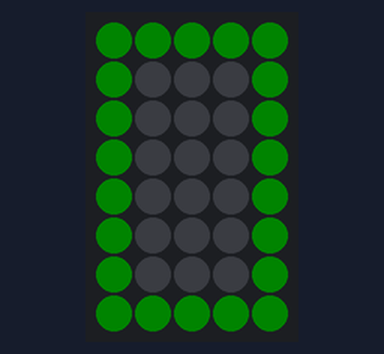
Bench run of a sketch on a simulated Arduino Uno, built with avr-gcc and run on an emulated ATmega328P. Parts: 5×8 RGB LED matrix (first LED top left, wired row by row). Dim RGB values are drawn brighter than linear.

Above: at 0.08 s.
At 0.53 s:
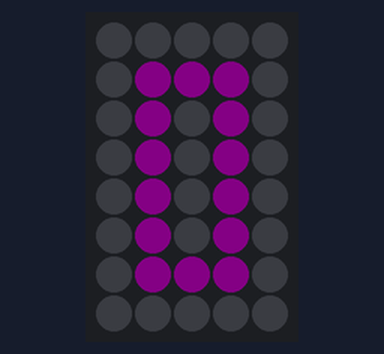

Measured:
- by itself, everything shown: repeats every 0.55 s, in 6 steps

The sketch:

Matrixbla.ino
```cpp
// Matrixbla.ino
#include <Adafruit_GFX.h>
#include <Adafruit_NeoMatrix.h>
#include <Adafruit_NeoPixel.h>

#define BLACK matrix.Color(0,0,0)

#define RATE 25
#define PWM 255
#define WAITTIME(factor) (((60000/RATE)*factor)/PWM)

int i =0;
int indx = 0;
#define PIN 6

Adafruit_NeoMatrix matrix = Adafruit_NeoMatrix(5, 8, PIN,
NEO_MATRIX_TOP     + NEO_MATRIX_RIGHT +
//NEO_MATRIX_BOTTOM     + NEO_MATRIX_LEFT +
NEO_MATRIX_COLUMNS + NEO_MATRIX_PROGRESSIVE,
NEO_GRB            + NEO_KHZ800);

// Adafruit_NeoMatrix matrix = Adafruit_NeoMatrix(8, 5, PIN,
// 	//NEO_MATRIX_TOP     +
// 	NEO_MATRIX_LEFT +
// 	NEO_MATRIX_BOTTOM     +
// 	//NEO_MATRIX_LEFT +
// 	NEO_MATRIX_ROWS + NEO_MATRIX_PROGRESSIVE,
// 	NEO_GRB            + NEO_KHZ800);

const uint16_t vgaColors[] = {
  // acording to:
  // http://commons.wikimedia.org/wiki/File:VGA_palette_with_black_borders.svg
  // 16 Standard Farben:  0 - 15
  // 16 Graustufen:	   16 - 31
  // 24 Farben:		   32 - 55

  matrix.Color(  0,  0,  0),  // colorNo: 001 index: 000
  matrix.Color( 25, 25,167),  // colorNo: 002 index: 001
  matrix.Color(  0,170,  0),  // colorNo: 003 index: 002
  matrix.Color(  0,170,170),  // colorNo: 004 index: 003
  matrix.Color(170,  0,  0),  // colorNo: 005 index: 004
  matrix.Color(170,  0,170),  // colorNo: 006 index: 005
  matrix.Color(170, 85,  0),  // colorNo: 007 index: 006
  matrix.Color(170,170,170),  // colorNo: 008 index: 007
  matrix.Color( 85, 85, 85),  // colorNo: 009 index: 008
  matrix.Color( 85, 85,255),  // colorNo: 010 index: 009
  matrix.Color( 85,255, 85),  // colorNo: 011 index: 010
  matrix.Color( 85,255,255),  // colorNo: 012 index: 011
  matrix.Color(255, 85, 85),  // colorNo: 013 index: 012
  matrix.Color(255, 85,255),  // colorNo: 014 index: 013
  matrix.Color(255,255, 85),  // colorNo: 015 index: 014
  matrix.Color(255,255,255),  // colorNo: 016 index: 015

  matrix.Color(  0,  0,  0),  // colorNo: 017 index: 016
  matrix.Color( 16, 16, 16),  // colorNo: 018 index: 017
  matrix.Color( 32, 32, 32),  // colorNo: 019 index: 018
  matrix.Color( 53, 53, 53),  // colorNo: 020 index: 019
  matrix.Color( 69, 69, 69),  // colorNo: 021 index: 020
  matrix.Color( 85, 85, 85),  // colorNo: 022 index: 021
  matrix.Color(101,101,101),  // colorNo: 023 index: 022
  matrix.Color(117,117,117),  // colorNo: 024 index: 023
  matrix.Color(138,138,138),  // colorNo: 025 index: 024
  matrix.Color(154,154,154),  // colorNo: 026 index: 025
  matrix.Color(170,170,170),  // colorNo: 027 index: 026
  matrix.Color(186,186,186),  // colorNo: 028 index: 027
  matrix.Color(202,202,202),  // colorNo: 029 index: 028
  matrix.Color(223,223,223),  // colorNo: 030 index: 029
  matrix.Color(239,239,239),  // colorNo: 031 index: 030
  matrix.Color(255,255,255),  // colorNo: 032 index: 031

  matrix.Color(  0,  0,255),  // colorNo: 033 index: 032
  matrix.Color( 65,  0,255),  // colorNo: 034 index: 033
  matrix.Color(130,  0,255),  // colorNo: 035 index: 034
  matrix.Color(190,  0,255),  // colorNo: 036 index: 035
  matrix.Color(255,  0,255),  // colorNo: 037 index: 036
  matrix.Color(255,  0,190),  // colorNo: 038 index: 037
  matrix.Color(255,  0,130),  // colorNo: 039 index: 038
  matrix.Color(255,  0, 65),  // colorNo: 040 index: 039
  matrix.Color(255,  0,  0),  // colorNo: 041 index: 040
  matrix.Color(255, 65,  0),  // colorNo: 042 index: 041
  matrix.Color(255,130,  0),  // colorNo: 043 index: 042
  matrix.Color(255,190,  0),  // colorNo: 044 index: 043
  matrix.Color(255,255,  0),  // colorNo: 045 index: 044
  matrix.Color(190,255,  0),  // colorNo: 046 index: 045
  matrix.Color(130,255,  0),  // colorNo: 047 index: 046
  matrix.Color( 65,255,  0),  // colorNo: 048 index: 047

  matrix.Color(  0,255,  0),  // colorNo: 049 index: 048
  matrix.Color(  0,255, 65),  // colorNo: 050 index: 049
  matrix.Color(  0,255,130),  // colorNo: 051 index: 050
  matrix.Color(  0,255,190),  // colorNo: 052 index: 051
  matrix.Color(  0,255,255),  // colorNo: 053 index: 052
  matrix.Color(  0,190,255),  // colorNo: 054 index: 053
  matrix.Color(  0,130,255),  // colorNo: 055 index: 054
  matrix.Color(  0, 65,255),  // colorNo: 056 index: 055
  matrix.Color(130,130,255),  // colorNo: 057 index: 056
  matrix.Color(158,130,255),  // colorNo: 058 index: 057
  matrix.Color(190,130,255),  // colorNo: 059 index: 058
  matrix.Color(223,130,255),  // colorNo: 060 index: 059
  matrix.Color(255,130,255),  // colorNo: 061 index: 060
  matrix.Color(255,130,223),  // colorNo: 062 index: 061
  matrix.Color(255,130,190),  // colorNo: 063 index: 062
  matrix.Color(255,130,158),  // colorNo: 064 index: 063

  matrix.Color(255,130,130),  // colorNo: 065 index: 064
  matrix.Color(255,158,130),  // colorNo: 066 index: 065
  matrix.Color(255,190,130),  // colorNo: 067 index: 066
  matrix.Color(255,223,130),  // colorNo: 068 index: 067
  matrix.Color(255,255,130),  // colorNo: 069 index: 068
  matrix.Color(223,255,130),  // colorNo: 070 index: 069
  matrix.Color(190,255,130),  // colorNo: 071 index: 070
  matrix.Color(158,255,130),  // colorNo: 072 index: 071
  matrix.Color(130,255,130),  // colorNo: 073 index: 072
  matrix.Color(130,255,158),  // colorNo: 074 index: 073
  matrix.Color(130,255,190),  // colorNo: 075 index: 074
  matrix.Color(130,255,223),  // colorNo: 076 index: 075
  matrix.Color(130,255,255),  // colorNo: 077 index: 076
  matrix.Color(130,223,255),  // colorNo: 078 index: 077
  matrix.Color(130,190,255),  // colorNo: 079 index: 078
  matrix.Color(130,158,255),  // colorNo: 080 index: 079

  matrix.Color(186,186,255),  // colorNo: 081 index: 080
  matrix.Color(202,186,255),  // colorNo: 082 index: 081
  matrix.Color(223,186,255),  // colorNo: 083 index: 082
  matrix.Color(239,186,255),  // colorNo: 084 index: 083
  matrix.Color(255,186,255),  // colorNo: 085 index: 084
  matrix.Color(255,186,239),  // colorNo: 086 index: 085
  matrix.Color(255,186,223),  // colorNo: 087 index: 086
  matrix.Color(255,186,202),  // colorNo: 088 index: 087
  matrix.Color(255,186,186),  // colorNo: 089 index: 088
  matrix.Color(255,202,186),  // colorNo: 090 index: 089
  matrix.Color(255,223,186),  // colorNo: 091 index: 090
  matrix.Color(255,239,186),  // colorNo: 092 index: 091
  matrix.Color(255,255,186),  // colorNo: 093 index: 092
  matrix.Color(239,255,186),  // colorNo: 094 index: 093
  matrix.Color(223,255,186),  // colorNo: 095 index: 094
  matrix.Color(202,255,186),  // colorNo: 096 index: 095

  matrix.Color(186,255,186),  // colorNo: 097 index: 096
  matrix.Color(186,255,202),  // colorNo: 098 index: 097
  matrix.Color(186,255,223),  // colorNo: 099 index: 098
  matrix.Color(186,255,239),  // colorNo: 100 index: 099
  matrix.Color(186,255,255),  // colorNo: 101 index: 100
  matrix.Color(186,239,255),  // colorNo: 102 index: 101
  matrix.Color(186,223,255),  // colorNo: 103 index: 102
  matrix.Color(186,202,255),  // colorNo: 104 index: 103
  matrix.Color(  0,  0,113),  // colorNo: 105 index: 104
  matrix.Color( 28,  0,113),  // colorNo: 106 index: 105
  matrix.Color( 57,  0,113),  // colorNo: 107 index: 106
  matrix.Color( 85,  0,113),  // colorNo: 108 index: 107
  matrix.Color(113,  0,113),  // colorNo: 109 index: 108
  matrix.Color(113,  0, 85),  // colorNo: 110 index: 109
  matrix.Color(113,  0, 57),  // colorNo: 111 index: 110
  matrix.Color(113,  0, 28),  // colorNo: 112 index: 111

  matrix.Color(113,  0,  0),  // colorNo: 113 index: 112
  matrix.Color(113, 28,  0),  // colorNo: 114 index: 113
  matrix.Color(113, 57,  0),  // colorNo: 115 index: 114
  matrix.Color(113, 85,  0),  // colorNo: 116 index: 115
  matrix.Color(113,113,  0),  // colorNo: 117 index: 116
  matrix.Color( 85,113,  0),  // colorNo: 118 index: 117
  matrix.Color( 57,113,  0),  // colorNo: 119 index: 118
  matrix.Color( 28,113,  0),  // colorNo: 120 index: 119
  matrix.Color(  0,113,  0),  // colorNo: 121 index: 120
  matrix.Color(  0,113, 28),  // colorNo: 122 index: 121
  matrix.Color(  0,113, 57),  // colorNo: 123 index: 122
  matrix.Color(  0,113, 85),  // colorNo: 124 index: 123
  matrix.Color(  0,113,113),  // colorNo: 125 index: 124
  matrix.Color(  0, 85,113),  // colorNo: 126 index: 125
  matrix.Color(  0, 57,113),  // colorNo: 127 index: 126
  matrix.Color(  0, 28,113),  // colorNo: 128 index: 127

  matrix.Color( 57, 57,113),  // colorNo: 129 index: 128
  matrix.Color( 69, 57,113),  // colorNo: 130 index: 129
  matrix.Color( 85, 57,113),  // colorNo: 131 index: 130
  matrix.Color( 97, 57,113),  // colorNo: 132 index: 131
  matrix.Color(113, 57,113),  // colorNo: 133 index: 132
  matrix.Color(113, 57, 97),  // colorNo: 134 index: 133
  matrix.Color(113, 57, 85),  // colorNo: 135 index: 134
  matrix.Color(113, 57, 69),  // colorNo: 136 index: 135
  matrix.Color(113, 57, 57),  // colorNo: 137 index: 136
  matrix.Color(113, 69, 57),  // colorNo: 138 index: 137
  matrix.Color(113, 85, 57),  // colorNo: 139 index: 138
  matrix.Color(113, 97, 57),  // colorNo: 140 index: 139
  matrix.Color(113,113, 57),  // colorNo: 141 index: 140
  matrix.Color( 97,113, 57),  // colorNo: 142 index: 141
  matrix.Color( 85,113, 57),  // colorNo: 143 index: 142
  matrix.Color( 69,113, 57),  // colorNo: 144 index: 143

  matrix.Color( 57,113, 57),  // colorNo: 145 index: 144
  matrix.Color( 57,113, 69),  // colorNo: 146 index: 145
  matrix.Color( 57,113, 85),  // colorNo: 147 index: 146
  matrix.Color( 57,113, 97),  // colorNo: 148 index: 147
  matrix.Color( 57,113,113),  // colorNo: 149 index: 148
  matrix.Color( 57, 97,113),  // colorNo: 150 index: 149
  matrix.Color( 57, 85,113),  // colorNo: 151 index: 150
  matrix.Color( 57, 69,113),  // colorNo: 152 index: 151
  matrix.Color( 81, 81,113),  // colorNo: 153 index: 152
  matrix.Color( 89, 81,113),  // colorNo: 154 index: 153
  matrix.Color( 97, 81,113),  // colorNo: 155 index: 154
  matrix.Color(105, 81,113),  // colorNo: 156 index: 155
  matrix.Color(113, 81,113),  // colorNo: 157 index: 156
  matrix.Color(113, 81,105),  // colorNo: 158 index: 157
  matrix.Color(113, 81, 97),  // colorNo: 159 index: 158
  matrix.Color(113, 81, 89),  // colorNo: 160 index: 159

    matrix.Color(113, 81, 81),  // colorNo: 161 index: 160
  matrix.Color(113, 89, 81),  // colorNo: 162 index: 161
  matrix.Color(113, 97, 81),  // colorNo: 163 index: 162
  matrix.Color(113,105, 81),  // colorNo: 164 index: 163
  matrix.Color(113,113, 81),  // colorNo: 165 index: 164
  matrix.Color(105,113, 81),  // colorNo: 166 index: 165
  matrix.Color( 97,113, 81),  // colorNo: 167 index: 166
  matrix.Color( 89,113, 81),  // colorNo: 168 index: 167
  matrix.Color( 81,113, 81),  // colorNo: 169 index: 168
  matrix.Color( 81,113, 89),  // colorNo: 170 index: 169
  matrix.Color( 81,113, 97),  // colorNo: 171 index: 170
  matrix.Color( 81,113,105),  // colorNo: 172 index: 171
  matrix.Color( 81,113,113),  // colorNo: 173 index: 172
  matrix.Color( 81,105,113),  // colorNo: 174 index: 173
  matrix.Color( 81, 97,113),  // colorNo: 175 index: 174
  matrix.Color( 81, 89,113),  // colorNo: 176 index: 175

  matrix.Color(  0,  0, 65),  // colorNo: 177 index: 176
  matrix.Color( 16,  0, 65),  // colorNo: 178 index: 177
  matrix.Color( 32,  0, 65),  // colorNo: 179 index: 178
  matrix.Color( 49,  0, 65),  // colorNo: 180 index: 179
  matrix.Color( 65,  0, 65),  // colorNo: 181 index: 180
  matrix.Color( 65,  0, 49),  // colorNo: 182 index: 181
  matrix.Color( 65,  0, 32),  // colorNo: 183 index: 182
  matrix.Color( 65,  0, 16),  // colorNo: 184 index: 183
  matrix.Color( 65,  0,  0),  // colorNo: 185 index: 184
  matrix.Color( 65, 16,  0),  // colorNo: 186 index: 185
  matrix.Color( 65, 32,  0),  // colorNo: 187 index: 186
  matrix.Color( 65, 49,  0),  // colorNo: 188 index: 187
  matrix.Color( 65, 65,  0),  // colorNo: 189 index: 188
  matrix.Color( 49, 65,  0),  // colorNo: 190 index: 189
  matrix.Color( 32, 65,  0),  // colorNo: 191 index: 190
  matrix.Color( 16, 65,  0),  // colorNo: 192 index: 191

  matrix.Color(  0, 65,  0),  // colorNo: 193 index: 192
  matrix.Color(  0, 65, 16),  // colorNo: 194 index: 193
  matrix.Color(  0, 65, 32),  // colorNo: 195 index: 194
  matrix.Color(  0, 65, 49),  // colorNo: 196 index: 195
  matrix.Color(  0, 65, 65),  // colorNo: 197 index: 196
  matrix.Color(  0, 49, 65),  // colorNo: 198 index: 197
  matrix.Color(  0, 32, 65),  // colorNo: 199 index: 198
  matrix.Color(  0, 16, 65),  // colorNo: 200 index: 199
  matrix.Color( 32, 32, 65),  // colorNo: 201 index: 200
  matrix.Color( 40, 32, 65),  // colorNo: 202 index: 201
  matrix.Color( 49, 32, 65),  // colorNo: 203 index: 202
  matrix.Color( 57, 32, 65),  // colorNo: 204 index: 203
  matrix.Color( 65, 32, 65),  // colorNo: 205 index: 204
  matrix.Color( 65, 32, 57),  // colorNo: 206 index: 205
  matrix.Color( 65, 32, 49),  // colorNo: 207 index: 206
  matrix.Color( 65, 32, 40),  // colorNo: 208 index: 207

  matrix.Color( 65, 32, 32),  // colorNo: 209 index: 208
  matrix.Color( 65, 40, 32),  // colorNo: 210 index: 209
  matrix.Color( 65, 49, 32),  // colorNo: 211 index: 210
  matrix.Color( 65, 57, 32),  // colorNo: 212 index: 211
  matrix.Color( 65, 65, 32),  // colorNo: 213 index: 212
  matrix.Color( 57, 65, 32),  // colorNo: 214 index: 213
  matrix.Color( 49, 65, 32),  // colorNo: 215 index: 214
  matrix.Color( 40, 65, 32),  // colorNo: 216 index: 215
  matrix.Color( 32, 65, 32),  // colorNo: 217 index: 216
  matrix.Color( 32, 65, 40),  // colorNo: 218 index: 217
  matrix.Color( 32, 65, 49),  // colorNo: 219 index: 218
  matrix.Color( 32, 65, 57),  // colorNo: 220 index: 219
  matrix.Color( 32, 65, 65),  // colorNo: 221 index: 220
  matrix.Color( 32, 57, 65),  // colorNo: 222 index: 221
  matrix.Color( 32, 49, 65),  // colorNo: 223 index: 222
  matrix.Color( 32, 40, 65),  // colorNo: 224 index: 223

  matrix.Color( 45, 45, 65),  // colorNo: 225 index: 224
  matrix.Color( 49, 45, 65),  // colorNo: 226 index: 225
  matrix.Color( 53, 45, 65),  // colorNo: 227 index: 226
  matrix.Color( 61, 45, 65),  // colorNo: 228 index: 227
  matrix.Color( 65, 45, 65),  // colorNo: 229 index: 228
  matrix.Color( 65, 45, 61),  // colorNo: 230 index: 229
  matrix.Color( 65, 45, 53),  // colorNo: 231 index: 230
  matrix.Color( 65, 45, 49),  // colorNo: 232 index: 231
  matrix.Color( 65, 45, 45),  // colorNo: 233 index: 232
  matrix.Color( 65, 49, 45),  // colorNo: 234 index: 233
  matrix.Color( 65, 53, 45),  // colorNo: 235 index: 234
  matrix.Color( 65, 61, 45),  // colorNo: 236 index: 235
  matrix.Color( 65, 65, 45),  // colorNo: 237 index: 236
  matrix.Color( 61, 65, 45),  // colorNo: 238 index: 237
  matrix.Color( 53, 65, 45),  // colorNo: 239 index: 238
  matrix.Color( 49, 65, 45),  // colorNo: 240 index: 239

  matrix.Color( 45, 65, 45),  // colorNo: 241 index: 240
  matrix.Color( 45, 65, 49),  // colorNo: 242 index: 241
  matrix.Color( 45, 65, 53),  // colorNo: 243 index: 242
  matrix.Color( 45, 65, 61),  // colorNo: 244 index: 243
  matrix.Color( 45, 65, 65),  // colorNo: 245 index: 244
  matrix.Color( 45, 61, 65),  // colorNo: 246 index: 245
  matrix.Color( 45, 53, 65),  // colorNo: 247 index: 246
  matrix.Color( 45, 49, 65)   // colorNo: 248 index: 247
  };

const uint16_t colors[] = {
  matrix.Color(255,0, 0),
  matrix.Color(255, 128, 0),
  matrix.Color(128, 255, 0),

  matrix.Color(0, 255 ,0),
  matrix.Color(0,255,128),
  matrix.Color(0,128,255),

  matrix.Color(0, 0 ,255),
  matrix.Color(128,0,255),
  matrix.Color(255,128,0),

  matrix.Color(255,0,255),
  matrix.Color(0,255,255),
  matrix.Color(255,255,0),

  matrix.Color(255,255,255),

  matrix.Color(0,0,0),
};


int x    = matrix.width();
int pass = 0;
uint32_t frame;
uint8_t delayt = 50;
String readString;

void setup() {
  Serial.begin(9600);
  matrix.begin();
  matrix.setTextWrap(false);
  matrix.setBrightness(20);
  matrix.fillScreen(BLACK);
}

// void showPict(char picture[8][5]){
// 	for(int y=0; y<8; y++){
// 	    for(int x=0; x<5; x++){
// 	        matrix.drawPixel(x,y,colors[picture[y][x]]);
// 	    }
// 	}
// 	matrix.show();
// }

// void showAnim(char pictures[][8][5],int delayt){
// 	for(int i=0; i<pictures.lenght(); i++){
// 	    showPict(pictures[i]);
// 	    delay(delayt);
// 	}
// }

void loop() {

// for(int c=32; c<54; c++){
// 	for(int i=0; i<8; i++){
// 		matrix.fillCircle(2,0,i,vgaColors[c]);
// 		matrix.show();
// 		delay(50);
// 	}
// }

 // --Herz
// for(i = 0; i < PWM; i++) {
//        matrix.setTextColor(vgaColors[40]);
// 	matrix.setBrightness(i);
// 	matrix.setCursor(0,0);
// 	matrix.print(char(259));
// 	matrix.show();
// 	delay(WAITTIME(.01));
// }
// for (i = PWM; i > 0; i--){
// 	matrix.setBrightness(i);
// 	matrix.setCursor(0,0);
// 	matrix.print(char(259));
// 	matrix.show();
// 	delay(WAITTIME(.2));
// }
// for(i = 0; i < PWM; i++) {
// 	matrix.setBrightness(i);
// 	matrix.setCursor(0,0);
// 	matrix.print(char(259));
// 	matrix.show();
// 	delay(WAITTIME(.1));
// }
// for (i = PWM; i > 0; i--){
// 	matrix.setBrightness(i);
// 	matrix.setCursor(0,0);
// 	matrix.print(char(259));
// 	matrix.show();
// 	delay(WAITTIME(.6));
//}

// ----- BITMAP ----
 char picture1[8][5] = {
  {10,10,10,10,10},
  {10, 0,10, 0,10},
  { 0, 0, 0, 0, 0},
  {10, 0, 0, 0,10},
  {10,10, 0,10,10},
  {10,10, 3,10,10},
  { 3,10, 3,10, 3},
  { 3, 3, 3, 3, 3},
 };

 char picture2[8][5] = {
  {10,10,10,10,10},
  {10,10,10,10,10},
  {10, 0,10, 0,10},
  { 0, 0, 0, 0, 0},
  {10, 0, 0, 0,10},
  {10,10, 0,10,10},
  { 3,10, 3,10, 3},
  { 3, 3, 3, 3, 3},
 };

char picture3[8][5] = {
  {10, 0,10, 0,10},
  { 0, 0, 0, 0, 0},
  {10, 0, 0, 0,10},
  {10,10,10,10,10},
  {10,10,10,10,10},
  {10,10, 0,10,10},
  { 3,10, 3,10, 3},
  { 3, 3, 3, 3, 3},
};
 // for(int y=0; y<8; y++){
 //     for(int x=0; x<5; x++){
 //         matrix.drawPixel(x,y,vgaColors[picture1[y][x]]);
 //     }
 // }
 // matrix.show();
 // delay(100);

 // for(int y=0; y<8; y++){
 // 		for(int x=0; x<5; x++){
 //         matrix.drawPixel(x,y,vgaColors[picture2[y][x]]);
 //     }
 // }
 // matrix.show();
 // delay(100);
 // for(int y=0; y<8; y++){
 //    for(int x=0; x<5; x++){
 //         matrix.drawPixel(x,y,vgaColors[picture3[y][x]]);
 //     }
 // }
 // matrix.show();
 // delay(100);


// -Binärpilot

// matrix.fillScreen(BLACK);
// matrix.drawPixel(frame%matrix.width(),0,vgaColors[1]);
// matrix.drawPixel(frame/2%matrix.width(),1,vgaColors[2]);
// matrix.drawPixel(frame/4%matrix.width(),2,vgaColors[3]);
// matrix.drawPixel(frame/8%matrix.width(),3,vgaColors[4]);
// matrix.drawPixel(frame/16%matrix.width(),4,vgaColors[5]);
// matrix.drawPixel(frame/32%matrix.width(),5,vgaColors[6]);
// matrix.drawPixel(frame/64%matrix.width(),6,vgaColors[7]);
// matrix.drawPixel(frame/128%matrix.width(),7,vgaColors[8]);

// matrix.show();
// frame++;
// delay(delayt);


//  ---"VIERECKE"
for(int i=0; i<3; i++){
	matrix.fillScreen(BLACK);
	matrix.drawRect(i,i,5-i*2,8-i*2,vgaColors[2]);
	matrix.show();
	delay(70);
}
for(int i=3; i>0; i--){
	matrix.fillScreen(BLACK);
	matrix.drawRect(i,i,5-i*2,8-i*2,vgaColors[5]);
	matrix.show();
	delay(70);
}

// --- "KITT"
//for(int i=0; i<9; i++){
//matrix.fillScreen(matrix.Color(0,0,0));
//	matrix.drawLine(0,i  ,5,i  ,vgaColors[i]);
//	matrix.drawLine(0,i-1,5,i-1,vgaColors[i]);
//	delay(70);
//	matrix.show();
//	}

// --- "WINDRAD"
//for(int i=0; i<9; i++){
//	matrix.fillScreen(matrix.Color(0,0,0));
//	matrix.drawLine(0,9-i,5,i,vgaColors[i]);
//	delay(70);
//	matrix.show();
//}

// -- "BUCHSTABEN"
// for(int j=0; j<255; j++){
// 	matrix.setTextColor(vgaColors[(j%24)+33]);
// 	matrix.fillScreen(matrix.Color(0,0,0));
// 	matrix.setCursor(0,0);
// 	matrix.print(char(j));
// 	Serial.println(j);
// 	matrix.show();
// 	delay(200);
// }

// -- "BUCHSTABENSUPPE"
// matrix.setTextColor(vgaColors[random(32,55)]);
// matrix.fillScreen(BLACK);
// matrix.setCursor(0,0);
// matrix.print(char(random(33, 300)));
// matrix.show();
// delay(150);

// --- CHRISTBAUM
// matrix.fillTriangle(0,2,4,2,2,7,vgaColors[2]);
// //matrix.drawTriangle(0,2,4,2,2,7,vgaColors[3]);
// matrix.drawLine(2,0,2,1,vgaColors[6]);
// matrix.drawPixel(1,2,vgaColors[4]);
// matrix.drawPixel(2,4,vgaColors[4]);
// matrix.drawPixel(4,4,vgaColors[4]);
// matrix.show();
// while(1){}

//----- "ANALYZER"
//  matrix.fillScreen(matrix.Color(0,0,0));
//  for(int i=0; i<8; i++){
//    matrix.drawLine(0,i,random(5),i,vgaColors[i*5+33]);
//    delay(15);
//  }
//  matrix.show();

// // ---- "COLORTEST"
//	for(uint16_t i=0; i<matrix.width(); i++){
//		for(uint16_t j=0; j<matrix.height(); j++){
//	     	matrix.drawPixel(i,j,vgaColors[indx+j+i*matrix.height()]);
//	     	matrix.show();
//	    }
//	  	delay(20);
//	}
//	if(indx==207){
//		indx = -1;
//	}
//	indx++;

// --- "COLORTEST 2"
// for (int i=0; i<matrix.width(); i++){
// 	for(int j=0; j<matrix.height(); j++){
// 	    matrix.drawPixel(i,j,vgaColors[indx]);
// 	    matrix.show();
// 	    delay(20);
// 	}
// }
// if(indx==255){
//  	indx = -1;
// }
// indx++;
}
```
